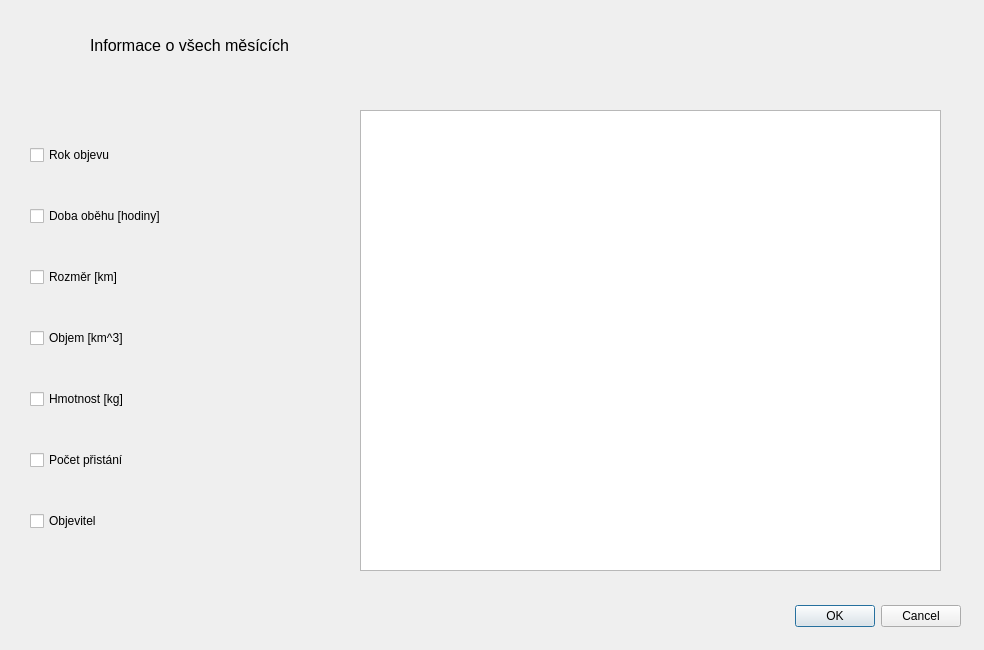
<?xml version="1.0" encoding="UTF-8"?>
<ui version="4.0">
 <class>DialogVsechnyMesice</class>
 <widget class="QDialog" name="DialogVsechnyMesice">
  <property name="geometry">
   <rect>
    <x>0</x>
    <y>0</y>
    <width>984</width>
    <height>650</height>
   </rect>
  </property>
  <property name="windowTitle">
   <string>Dialog</string>
  </property>
  <widget class="QDialogButtonBox" name="buttonBox">
   <property name="geometry">
    <rect>
     <x>620</x>
     <y>600</y>
     <width>341</width>
     <height>32</height>
    </rect>
   </property>
   <property name="orientation">
    <enum>Qt::Horizontal</enum>
   </property>
   <property name="standardButtons">
    <set>QDialogButtonBox::Cancel|QDialogButtonBox::Ok</set>
   </property>
  </widget>
  <widget class="QLabel" name="label">
   <property name="geometry">
    <rect>
     <x>90</x>
     <y>30</y>
     <width>271</width>
     <height>31</height>
    </rect>
   </property>
   <property name="text">
    <string>&lt;html&gt;&lt;head/&gt;&lt;body&gt;&lt;p&gt;&lt;span style=&quot; font-size:12pt;&quot;&gt;Informace o všech měsících&lt;/span&gt;&lt;/p&gt;&lt;/body&gt;&lt;/html&gt;</string>
   </property>
  </widget>
  <widget class="QWidget" name="verticalLayoutWidget">
   <property name="geometry">
    <rect>
     <x>30</x>
     <y>110</y>
     <width>301</width>
     <height>461</height>
    </rect>
   </property>
   <layout class="QVBoxLayout" name="verticalLayout">
    <item>
     <widget class="QCheckBox" name="checkBox_2">
      <property name="text">
       <string>Rok objevu</string>
      </property>
     </widget>
    </item>
    <item>
     <widget class="QCheckBox" name="checkBox_4">
      <property name="text">
       <string>Doba oběhu [hodiny]</string>
      </property>
     </widget>
    </item>
    <item>
     <widget class="QCheckBox" name="checkBox_6">
      <property name="text">
       <string>Rozměr [km]</string>
      </property>
     </widget>
    </item>
    <item>
     <widget class="QCheckBox" name="checkBox_5">
      <property name="text">
       <string>Objem [km^3]</string>
      </property>
     </widget>
    </item>
    <item>
     <widget class="QCheckBox" name="checkBox_7">
      <property name="text">
       <string>Hmotnost [kg]</string>
      </property>
     </widget>
    </item>
    <item>
     <widget class="QCheckBox" name="checkBox_3">
      <property name="text">
       <string>Počet přistání</string>
      </property>
     </widget>
    </item>
    <item>
     <widget class="QCheckBox" name="checkBox">
      <property name="text">
       <string>Objevitel</string>
      </property>
     </widget>
    </item>
   </layout>
  </widget>
  <widget class="QTableView" name="tableViewVsechnyMesice">
   <property name="geometry">
    <rect>
     <x>360</x>
     <y>110</y>
     <width>581</width>
     <height>461</height>
    </rect>
   </property>
  </widget>
 </widget>
 <resources/>
 <connections>
  <connection>
   <sender>buttonBox</sender>
   <signal>accepted()</signal>
   <receiver>DialogVsechnyMesice</receiver>
   <slot>accept()</slot>
   <hints>
    <hint type="sourcelabel">
     <x>248</x>
     <y>254</y>
    </hint>
    <hint type="destinationlabel">
     <x>157</x>
     <y>274</y>
    </hint>
   </hints>
  </connection>
  <connection>
   <sender>buttonBox</sender>
   <signal>rejected()</signal>
   <receiver>DialogVsechnyMesice</receiver>
   <slot>reject()</slot>
   <hints>
    <hint type="sourcelabel">
     <x>316</x>
     <y>260</y>
    </hint>
    <hint type="destinationlabel">
     <x>286</x>
     <y>274</y>
    </hint>
   </hints>
  </connection>
 </connections>
</ui>
